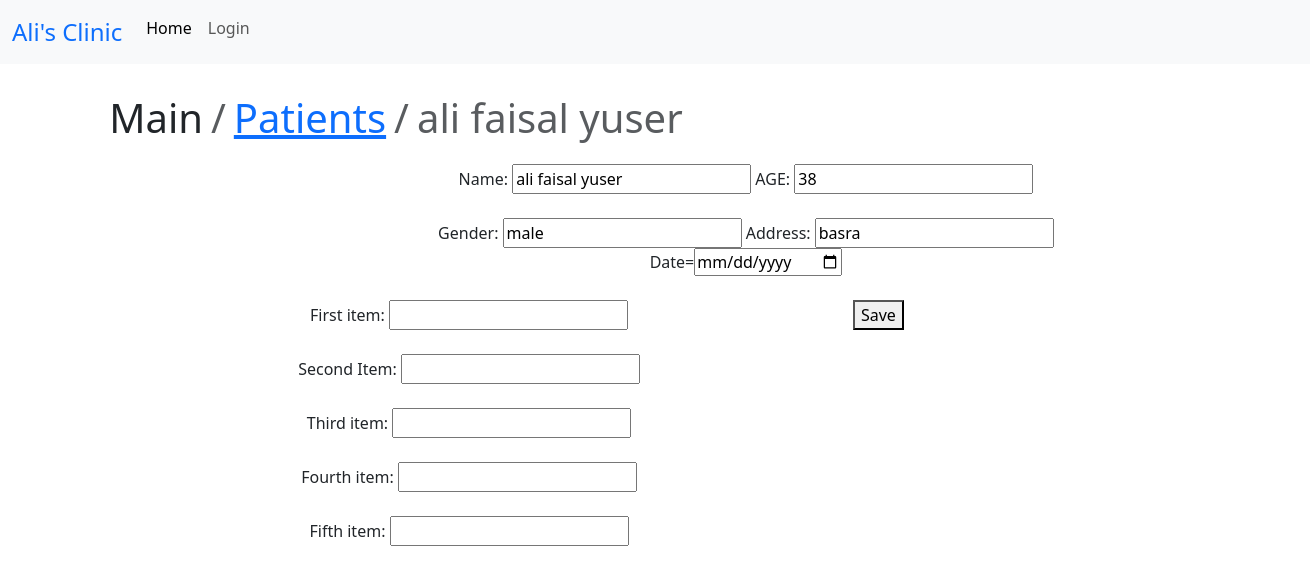
The page /patients/1/make_pill/ on the database as committed earlier.
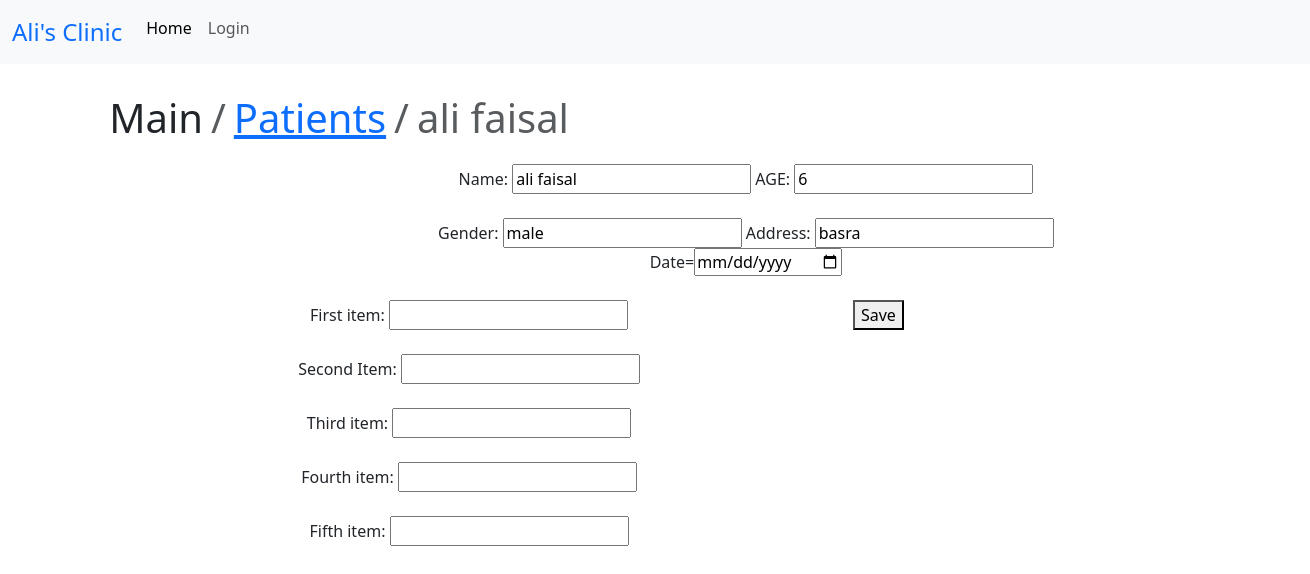
The same page on the database as committed later.
### home/models.py (models this page shows, shortened)
class Patients(models.Model):
    name=models.CharField(max_length=150,unique=True)
    age=models.IntegerField(null=True)
    gender=models.CharField(max_length=50)
    address=models.CharField(max_length=150,null=True)
    visits=models.PositiveIntegerField(default=0)
    visit_date=models.DateField(default=strftime("%Y-%m-%d"),null=True)

### home/views.py (the view, shortened to what this page needs)
# urls.py: path('patients/<int:patient_id>/make_pill/',views.create_pill,name='make_pill'),
def create_pill(request,patient_id):
    patient=get_object_or_404(Patient_Model,pk=patient_id)
    return render (request,'home/make_pill.html',{'patient':patient})

### templates/home/make_pill.html (shortened to what this page needs)
{%extends 'index.html'%}
{%block breadcrumb%}
<div class="col-12 offset-1 mt-4">
    <ol class="breadcrumb">
        <li class="breadcrumb-item fs-1">Main</li>
        <li class="breadcrumb-item fs-1"><a href="{%url 'patients'%}">Patients</a></li>
        <li class="breadcrumb-item fs-1 active">{{patient.name}}</li>
    </ol>
</div>
{%endblock%}
{%block content%}
<div class="col-10 offset-1">
    <form action="" method="post" enctype="multipart/form-data">
        <div class="col-10 offset-2 text-center mb-4">
            Name: <input type="text" name="name" value="{{patient.name}}">
            AGE: <input type="number" name="age" value="{{patient.age}}"><br><br>
            Gender: <input type="text" name="gender" value="{{patient.gender}}">
            Address: <input type="text" name="address" value="{{patient.address}}"><br>
            Date=<input type="date" name="date">
        </div>
        <div class="row">
            <div class="col-8 text-center">
                First item: <input type="" name="item1"><br><br>
                Second Item: <input type="text" name="item2"><br><br>
                Third item: <input type="text" name="item3"><br><br>
                Fourth item: <input type="text" name="item4"><br><br>
                Fifth item: <input type="text" name="item5">
            </div>
            <div class="col-4">
                <button type="submit">Save</button>
            </div>
        </div>
    </form>
</div>
{%endblock%}

Rows that differ between the two databases and show on the page:
changed Patients "male": name "ali faisal yuser" → "ali faisal"; age "38" → "6"
